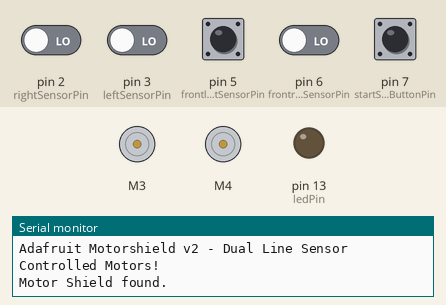
This sketch was run on a simulated Arduino Uno, built with avr-gcc and run on an emulated ATmega328P. Shown: 2 × DC motor (green arrow = forward, orange = backward, longer = faster), output pins drawn as LEDs (lit = HIGH), the last lines printed to the serial monitor. Dashed ring = blinking. Inputs (shaded band) come from the test bench; at power-on: pin 7 (startStopButtonPin) HIGH, pin 2 (rightSensorPin), pin 3 (leftSensorPin), pin 5 (frontleftSensorPin), pin 6 (frontrightSensorPin) LOW.

Above: at 1.2 s.
1.3 s: pin 7 (startStopButtonPin) pulled LOW for 0.15 s
At 2.1 s:
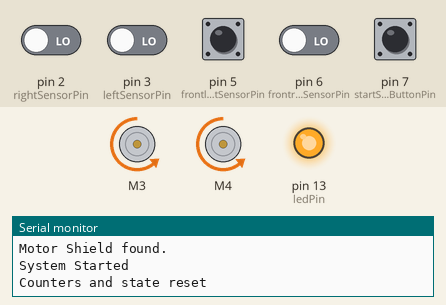
4.3 s: pin 7 (startStopButtonPin) pulled LOW for 1 s
At 4.6 s:
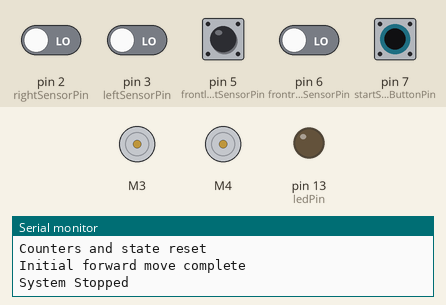
6.8 s: pin 2 (rightSensorPin) driven HIGH and pin 3 (leftSensorPin) driven HIGH and pin 5 (frontleftSensorPin) driven HIGH and pin 6 (frontrightSensorPin) driven HIGH and pin 7 (startStopButtonPin) driven LOW
At 7.9 s:
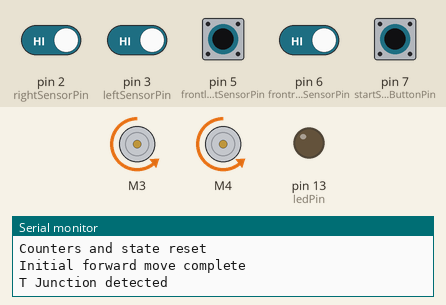
9.8 s: pin 5 (frontleftSensorPin) pulsed LOW 2 times (0.12 s each, 0.3 s apart)
At 11.4 s:
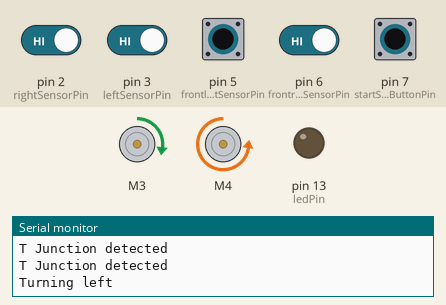
12.8 s: pin 2 (rightSensorPin) driven LOW
At 13.34 s:
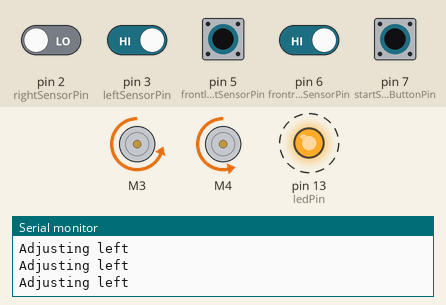
15.8 s: pin 3 (leftSensorPin) driven LOW
At 15.9 s:
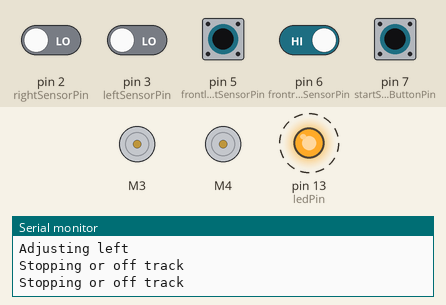
Timing chart, 0 to 19.8 s (numbered marks = the images above; inputs shaded):
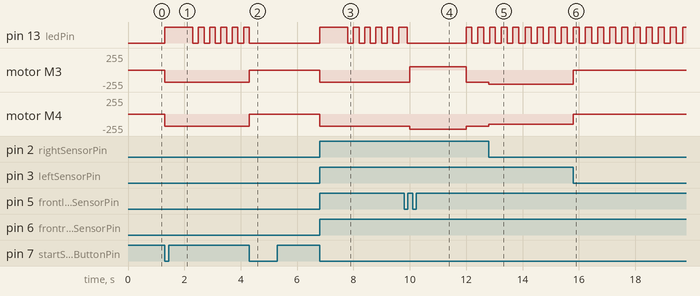

Measured:
- after the input at 1.3 s, pin 13 (ledPin): LOW → HIGH at once, then repeats every 0.40 s: LOW 0.20 s, HIGH 0.20 s; motor M3, motor M4: stopped → backward 180/255 at once
- after the input at 4.3 s, pin 13 (ledPin): goes on until 4.3 s, then stays LOW; motor M3, motor M4: backward 180/255 → stopped at once
- after the input at 6.8 s, pin 13 (ledPin): LOW → HIGH at once, then repeats every 0.40 s: LOW 0.20 s, HIGH 0.20 s; motor M3, motor M4: stopped → backward 180/255 at once
- after the input at 9.8 s, motor M3: backward 180/255 → forward 50/255 after 0.20 s, → backward 180/255 2.0 s later; motor M4: backward 180/255 → backward 225/255 after 0.20 s, → backward 180/255 2.0 s later
- after the input at 12.8 s, motor M3: backward 180/255 → backward 210/255 at once; motor M4: backward 180/255 → backward 150/255 at once
- after the input at 15.8 s, motor M3: backward 210/255 → stopped at once; motor M4: backward 150/255 → stopped at once

The sketch:

241030.ino
```cpp
#include <Adafruit_MotorShield.h>

// Create the motor shield object
Adafruit_MotorShield AFMS = Adafruit_MotorShield();
Adafruit_DCMotor *right_motor = AFMS.getMotor(3);  // Motor on port 3 (right motor)
Adafruit_DCMotor *left_motor = AFMS.getMotor(4);   // Motor on port 4 (left motor)

// Line sensor pins
int leftSensorPin = 3;
int rightSensorPin = 2;
int frontrightSensorPin = 6;
int frontleftSensorPin = 5;

// Button and LED pins
int startStopButtonPin = 7; // Start/stop button
int ledPin = 13;            // LED for flashing indicator

// System state variables
bool systemRunning = false;  // Tracks if the system is running
int lastButtonState = HIGH;  // Stores the previous button state for edge detection

// LED flashing timing variables
unsigned long previousMillis = 0;
const long ledInterval = 200;  // LED blink interval in milliseconds

// Sensor variables
int leftVal = 0;
int rightVal = 0;
int frontrightVal = 0;
int frontleftVal = 0;
int tJunctionCount = 0;
int right_turn_counter = 0;
int left_turn_counter = 0;

int onetotwocomplete = 0;
bool initialMoveDone = false;   // 用于记录是否已完成初始前进
bool leftTurnDone = false;      // 用于记录是否已完成第一次左转
bool tJunctionDetected = false; // 用于确保每个T形路口只计数一次

// Function prototypes
void course_correction();
void right_turn();
void left_turn();
void junction_checker();
void goFrom1to2();

void setup() {
  Serial.begin(9600);
  Serial.println("Adafruit Motorshield v2 - Dual Line Sensor Controlled Motors!");

  if (!AFMS.begin()) {
    Serial.println("Could not find Motor Shield. Check wiring.");
    while (1);
  }
  Serial.println("Motor Shield found.");

  // Set up pins
  pinMode(leftSensorPin, INPUT);
  pinMode(rightSensorPin, INPUT);
  pinMode(frontrightSensorPin, INPUT);
  pinMode(frontleftSensorPin, INPUT);
  pinMode(startStopButtonPin, INPUT_PULLUP); // Use internal pull-up for button
  pinMode(ledPin, OUTPUT);

  // Set initial motor speeds
  right_motor->setSpeed(158);  // Max speed for right motor
  left_motor->setSpeed(150);   // Max speed for left motor
}

void loop() {
  // Read the button state
  int buttonState = digitalRead(startStopButtonPin);

  // Check if the button state changed from HIGH to LOW
  if (buttonState == LOW && lastButtonState == HIGH) {
    systemRunning = !systemRunning;  // Toggle system running state
    Serial.println(systemRunning ? "System Started" : "System Stopped");

    // 重置计数器和状态变量
    if (systemRunning) {
      tJunctionCount = 0;
      right_turn_counter = 0;
      left_turn_counter = 0;
      onetotwocomplete = 0;  // 重置任务完成标记
      initialMoveDone = false;   // 重置初始前进标记
      leftTurnDone = false;      // 重置左转完成标记
      tJunctionDetected = false; // 重置T形路口检测状态
      Serial.println("Counters and state reset");
    }
  }

  // Update last button state
  lastButtonState = buttonState;

  // LED flashing indicator when system is running, using millis() instead of delay()
  if (systemRunning) {
    unsigned long currentMillis = millis();
    if (currentMillis - previousMillis >= ledInterval) {
      previousMillis = currentMillis;
      digitalWrite(ledPin, !digitalRead(ledPin)); // Toggle LED state
    }

    // Start subroutines for line following and routing only when running
    goFrom1to2();
  } else {
    // If system is stopped, turn off motors and LED
    left_motor->run(RELEASE);
    right_motor->run(RELEASE);
    digitalWrite(ledPin, LOW); // Ensure LED is off when stopped
  }
}

void course_correction() {
  int baseSpeed = 180;   // 基础速度
  int adjustment = 30;   // 调整幅度

  // 根据传感器状态调整速度
  if (leftVal == HIGH && rightVal == HIGH) {
    // 两个传感器都检测到白色，保持直线行驶
    right_motor->setSpeed(baseSpeed);
    left_motor->setSpeed(baseSpeed);
    right_motor->run(BACKWARD);
    left_motor->run(BACKWARD);
    Serial.println("Driving forward");
  }
  else if (leftVal == LOW && rightVal == HIGH) {
    // 左传感器检测到黑线，右传感器检测到白色，向右轻微调整
    right_motor->setSpeed(baseSpeed - adjustment); // 减速右轮
    left_motor->setSpeed(baseSpeed + adjustment);  // 加速左轮
    right_motor->run(BACKWARD);
    left_motor->run(BACKWARD);
    Serial.println("Adjusting right");
  }
  else if (leftVal == HIGH && rightVal == LOW) {
    // 右传感器检测到黑线，左传感器检测到白色，向左轻微调整
    right_motor->setSpeed(baseSpeed + adjustment); // 加速右轮
    left_motor->setSpeed(baseSpeed - adjustment);  // 减速左轮
    right_motor->run(BACKWARD);
    left_motor->run(BACKWARD);
    Serial.println("Adjusting left");
  }
  else {
    // 停止，或适当的默认行为
    right_motor->run(RELEASE);
    left_motor->run(RELEASE);
    Serial.println("Stopping or off track");
  }
}

void right_turn() {
  left_motor->setSpeed(50);
  right_motor->setSpeed(210);
  right_motor->run(BACKWARD);
  left_motor->run(FORWARD);
  Serial.println("Turning right");
  delay(2000);
}

void left_turn() {
  left_motor->setSpeed(225);
  right_motor->setSpeed(50);
  right_motor->run(FORWARD);
  left_motor->run(BACKWARD);
  Serial.println("Turning left");
  delay(2000);
}

void goFrom1to2() {
  static int tJunctionAfterLeftTurn = 0; // 用于记录左转后的T形路口数

  // 第一步：前进1秒
  if (!initialMoveDone) {
    right_motor->setSpeed(180);
    left_motor->setSpeed(180);
    right_motor->run(BACKWARD);
    left_motor->run(BACKWARD);
    delay(1000);
    initialMoveDone = true;
    Serial.println("Initial forward move complete");
  }

  // 检查 T形路口
  junction_checker();

  // 第二步：到达第一个 T形路口后左转
  if (tJunctionCount == 2 && !leftTurnDone) {
    right_motor->run(RELEASE);
    left_motor->run(RELEASE);
    left_turn();
    leftTurnDone = true;
    tJunctionDetected = false; // 重置T形路口检测状态
    tJunctionAfterLeftTurn = 0; // 重置左转后计数，准备继续检测T形路口
    Serial.println("Left turn complete");
  }

  // 第三步：执行左转后的 course_correction 直到第二个 T形路口，然后右转
  if (leftTurnDone && tJunctionAfterLeftTurn < 2) {
    course_correction(); // 在左转后继续前进
  }
}

void junction_checker() {
  if (frontrightVal == HIGH && frontleftVal == LOW) {
    delay(100);
  } else if (frontrightVal == LOW && frontleftVal == HIGH) {
    delay(100);
  }

  leftVal = digitalRead(leftSensorPin);
  rightVal = digitalRead(rightSensorPin);
  frontrightVal = digitalRead(frontrightSensorPin);
  frontleftVal = digitalRead(frontleftSensorPin);

  // 检查T形路口，仅当tJunctionDetected为false时进行计数
  if (frontrightVal == HIGH && frontleftVal == HIGH && !tJunctionDetected) {
    tJunctionCount++;
    tJunctionDetected = true;  // 避免重复检测
    Serial.println("T Junction detected");
  } else if (frontrightVal == LOW || frontleftVal == LOW) {
    tJunctionDetected = false;  // 重置T形路口检测状态
  }
}
```
